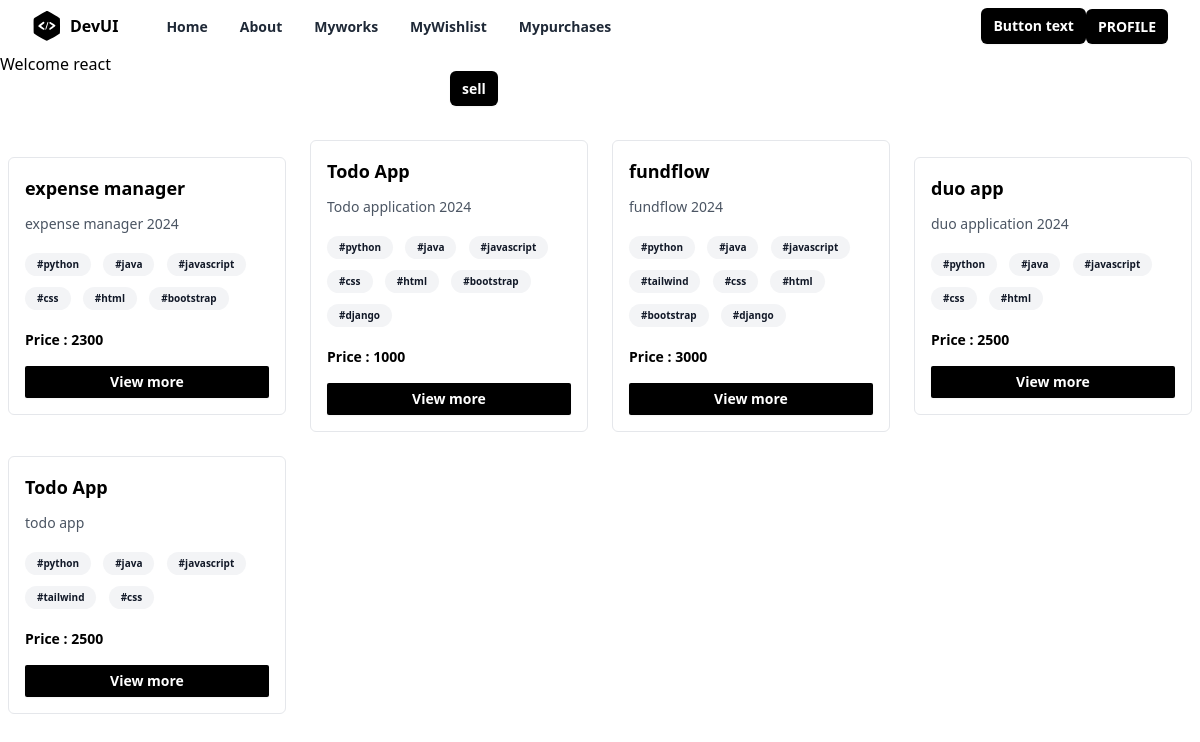
Screenshot of /index/ (signed in) with the database file from the repository.
### store/models.py (models this page shows, shortened)
class Project(models.Model):
    title=models.CharField(max_length=200)
    description=models.TextField()
    tag_objects=models.ManyToManyField(Tag)
    owner=models.ForeignKey(User,on_delete=models.CASCADE,related_name="projects")
    thumbnail=EmbedVideoField()
    price=models.PositiveIntegerField()
    files=models.FileField(upload_to="projects",null=True)
    created_date=models.DateTimeField(auto_now_add=True)
    updated_date=models.DateTimeField(auto_now=True)
    is_active=models.BooleanField(default=True)

class Tag(models.Model):
    title=models.CharField(max_length=200,unique=True)
    created_date=models.DateTimeField(auto_now_add=True)
    updated_date=models.DateTimeField(auto_now=True)
    is_active=models.BooleanField(default=True)
    def __str__(self) -> str:
        return self.title

### store/views.py (the view)
# urls.py: path("index/",views.IndexView.as_view(),name="index"),
class IndexView(View):
    template_name = "store/index.html"
    def get(self,request,*args,**kwargs):
        qs = Project.objects.all().exclude(owner=request.user)
        return render(request,self.template_name,{"projects":qs})

### store/templates/store/index.html (shortened to what this page needs)
{%extends 'store/base.html'%}
{%block main_block%}
{%load embed_video_tags%}
<h1>Welcome {{request.user}}</h1>
<div class="w-1/4 mx-auto">
    <a href="{%url 'project-add'%}"
    type="button"
    class="rounded-md shadow-md bg-black px-3 py-2 text-sm font-semibold text-white shadow-sm hover:bg-black/80 focus-visible:outline focus-visible:outline-2 focus-visible:outline-offset-2 focus-visible:outline-black"
  >
    sell
</a>
</div>
<div class="mx-auto grid w-full max-w-7xl items-center space-y-4 px-2 py-10 md:grid-cols-2 md:gap-6 md:space-y-0 lg:grid-cols-4">
{%for p in projects%}
<div class="rounded-md border">
  <div class="p-4">
    <h1 class="inline-flex items-center text-lg font-semibold">
      {{p.title}}
    </h1>
    <p class="mt-3 text-sm text-gray-600">
      {{p.description}}
    </p>
    <div class="mt-4">
      {%for t in p.tag_objects.all%}
    <span class="mb-2 mr-2 inline-block rounded-full bg-gray-100 px-3 py-1 text-[10px] font-semibold text-gray-900">
        #{{t}}
      </span>
      {%endfor%}
    </div>
    <div class="mt-3 flex items-center space-x-2">
      <span class="block text-sm font-semibold"><strong> Price </strong> : {{p.price}} </span>
    </div>
    <div class="mt-4 w-full">
    <a href="{%url 'project-detail' p.id %}"
      type="button"
      class="mt-4 w-full block text-center rounded-sm bg-black px-2 py-1.5 text-sm font-semibold text-white shadow-sm hover:bg-black/80 focus-visible:outline focus-visible:outline-2 focus-visible:outline-offset-2 focus-visible:outline-black"
    >
      View more
    </a>
    </div>
  </div>
</div>
{%endfor%}
</div>
{%endblock%}

### store/templates/store/base.html (shortened to what this page needs)
<!DOCTYPE html>
<html lang="en">
<head>
  <script src="https://cdn.tailwindcss.com"></script>
</head>
<body>
    <div class="relative w-full bg-white">
        <div class="mx-auto flex max-w-7xl items-center justify-between px-4 py-2 sm:px-6 lg:px-8">
          <div class="inline-flex items-center space-x-2">
            <span>
            </span>
            <span class="font-bold">DevUI</span>
          </div>
          <div class="hidden grow items-start lg:flex">
            <ul class="ml-12 inline-flex space-x-8">
              <li>
                <a
                  href="{%url 'index'%}"
                  class="text-sm font-semibold text-gray-800 hover:text-gray-900"
                >
                  Home
                </a>
              </li>
              <li>
                <a
                  href="#"
                  class="text-sm font-semibold text-gray-800 hover:text-gray-900"
                >
                  About
                </a>
              </li>
              <li>
                <a
                  href="{%url 'myworks'%}"
                  class="text-sm font-semibold text-gray-800 hover:text-gray-900"
                >
                  Myworks
                </a>
              </li>
              <li>
                <a
                  href="{%url 'cart-summary'%}"
                  class="text-sm font-semibold text-gray-800 hover:text-gray-900"
                >
                  MyWishlist
                </a>
              </li>
              <li>
                <a
                  href="{%url 'orders'%}"
                  class="text-sm font-semibold text-gray-800 hover:text-gray-900"
                >
                  Mypurchases
                </a>
              </li>
            </ul>
          </div>
          <div class="hidden lg:block">
            <button
              type="button"
              class="rounded-md bg-black px-3 py-2 text-sm font-semibold text-white shadow-sm hover:bg-black/80 focus-visible:outline focus-visible:outline-2 focus-visible:outline-offset-2 focus-visible:outline-black"
            >
              Button text
            </button>
          </div>
          <div class="hidden lg:block">
            <a href="{%url 'profile-update' request.user.profile.id%}"
              type="button"
              class="rounded-md bg-black px-3 py-2 text-sm font-semibold text-white shadow-sm hover:bg-black/80 focus-visible:outline focus-visible:outline-2 focus-visible:outline-offset-2 focus-visible:outline-black"
            >
              PROFILE
            </a>
          </div>
        </div>
      </div>
    {%block main_block%}
    {%endblock%}
</body>
</html>

### rows the page displays
Project: title "expense manager", description "expense manager 2024", price "2300"
Tag: title "python"
Tag: title "java"
Tag: title "javascript"
Tag: title "css"
Tag: title "html"
Tag: title "bootstrap"
Project: title "Todo App", description "Todo application 2024", price "1000"
Tag: title "django"
Project: title "fundflow", description "fundflow 2024", price "3000"
Tag: title "tailwind"
Project: title "duo app", description "duo application 2024", price "2500"
Project: title "Todo App", description "todo app", price "2500"

### other values shown
{{ request.user }} "react"
